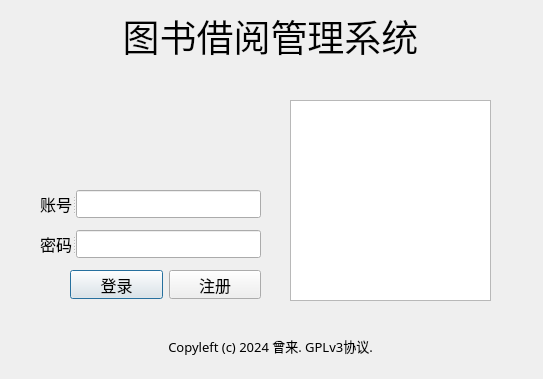
<?xml version="1.0" encoding="UTF-8"?>
<ui version="4.0">
    <class>LoginDlg</class>
    <widget class="QDialog" name="LoginDlg">
        <property name="geometry">
            <rect>
                <x>0</x>
                <y>0</y>
                <width>543</width>
                <height>379</height>
            </rect>
        </property>
        <property name="windowTitle">
            <string>登录-图书借阅管理系统</string>
        </property>
        <widget class="QLabel" name="bookmsLabel">
            <property name="geometry">
                <rect>
                    <x>30</x>
                    <y>10</y>
                    <width>481</width>
                    <height>51</height>
                </rect>
            </property>
            <property name="font">
                <font>
                    <family>字酷堂石刻体</family>
                    <pointsize>28</pointsize>
                    <bold>false</bold>
                </font>
            </property>
            <property name="text">
                <string>图书借阅管理系统</string>
            </property>
            <property name="alignment">
                <set>Qt::AlignmentFlag::AlignCenter</set>
            </property>
        </widget>
        <widget class="QTextEdit" name="instructionsTextEdit">
            <property name="enabled">
                <bool>true</bool>
            </property>
            <property name="geometry">
                <rect>
                    <x>290</x>
                    <y>100</y>
                    <width>201</width>
                    <height>201</height>
                </rect>
            </property>
            <property name="readOnly">
                <bool>true</bool>
            </property>
        </widget>
        <widget class="QLabel" name="label">
            <property name="geometry">
                <rect>
                    <x>20</x>
                    <y>330</y>
                    <width>501</width>
                    <height>31</height>
                </rect>
            </property>
            <property name="font">
                <font>
                    <family>方正兰亭黑简体</family>
                    <pointsize>10</pointsize>
                </font>
            </property>
            <property name="text">
                <string>Copyleft (c) 2024 曾来. GPLv3协议.</string>
            </property>
            <property name="alignment">
                <set>Qt::AlignmentFlag::AlignCenter</set>
            </property>
        </widget>
        <widget class="QWidget" name="layoutWidget">
            <property name="geometry">
                <rect>
                    <x>70</x>
                    <y>270</y>
                    <width>191</width>
                    <height>29</height>
                </rect>
            </property>
            <layout class="QHBoxLayout" name="horizontalLayout">
                <item>
                    <widget class="QPushButton" name="loginPushButton">
                        <property name="font">
                            <font>
                                <pointsize>12</pointsize>
                            </font>
                        </property>
                        <property name="text">
                            <string>登录</string>
                        </property>
                    </widget>
                </item>
                <item>
                    <widget class="QPushButton" name="signupPushButton">
                        <property name="font">
                            <font>
                                <pointsize>12</pointsize>
                            </font>
                        </property>
                        <property name="text">
                            <string>注册</string>
                        </property>
                    </widget>
                </item>
            </layout>
        </widget>
        <widget class="QSplitter" name="splitter">
            <property name="geometry">
                <rect>
                    <x>40</x>
                    <y>230</y>
                    <width>221</width>
                    <height>28</height>
                </rect>
            </property>
            <property name="orientation">
                <enum>Qt::Orientation::Horizontal</enum>
            </property>
            <widget class="QLabel" name="passwordLabel">
                <property name="font">
                    <font>
                        <pointsize>12</pointsize>
                    </font>
                </property>
                <property name="text">
                    <string>密码</string>
                </property>
                <property name="alignment">
                    <set>Qt::AlignmentFlag::AlignCenter</set>
                </property>
            </widget>
            <widget class="QLineEdit" name="passwordLineEdit">
                <property name="font">
                    <font>
                        <pointsize>16</pointsize>
                    </font>
                </property>
                <property name="maxLength">
                    <number>12</number>
                </property>
                <property name="echoMode">
                    <enum>QLineEdit::EchoMode::Password</enum>
                </property>
            </widget>
        </widget>
        <widget class="QSplitter" name="splitter_2">
            <property name="geometry">
                <rect>
                    <x>40</x>
                    <y>190</y>
                    <width>221</width>
                    <height>28</height>
                </rect>
            </property>
            <property name="orientation">
                <enum>Qt::Orientation::Horizontal</enum>
            </property>
            <widget class="QLabel" name="accountLabel">
                <property name="font">
                    <font>
                        <pointsize>12</pointsize>
                    </font>
                </property>
                <property name="text">
                    <string>账号</string>
                </property>
                <property name="alignment">
                    <set>Qt::AlignmentFlag::AlignCenter</set>
                </property>
            </widget>
            <widget class="QLineEdit" name="accountLineEdit">
                <property name="font">
                    <font>
                        <pointsize>16</pointsize>
                    </font>
                </property>
                <property name="maxLength">
                    <number>6</number>
                </property>
            </widget>
        </widget>
    </widget>
    <resources/>
    <connections/>
</ui>
